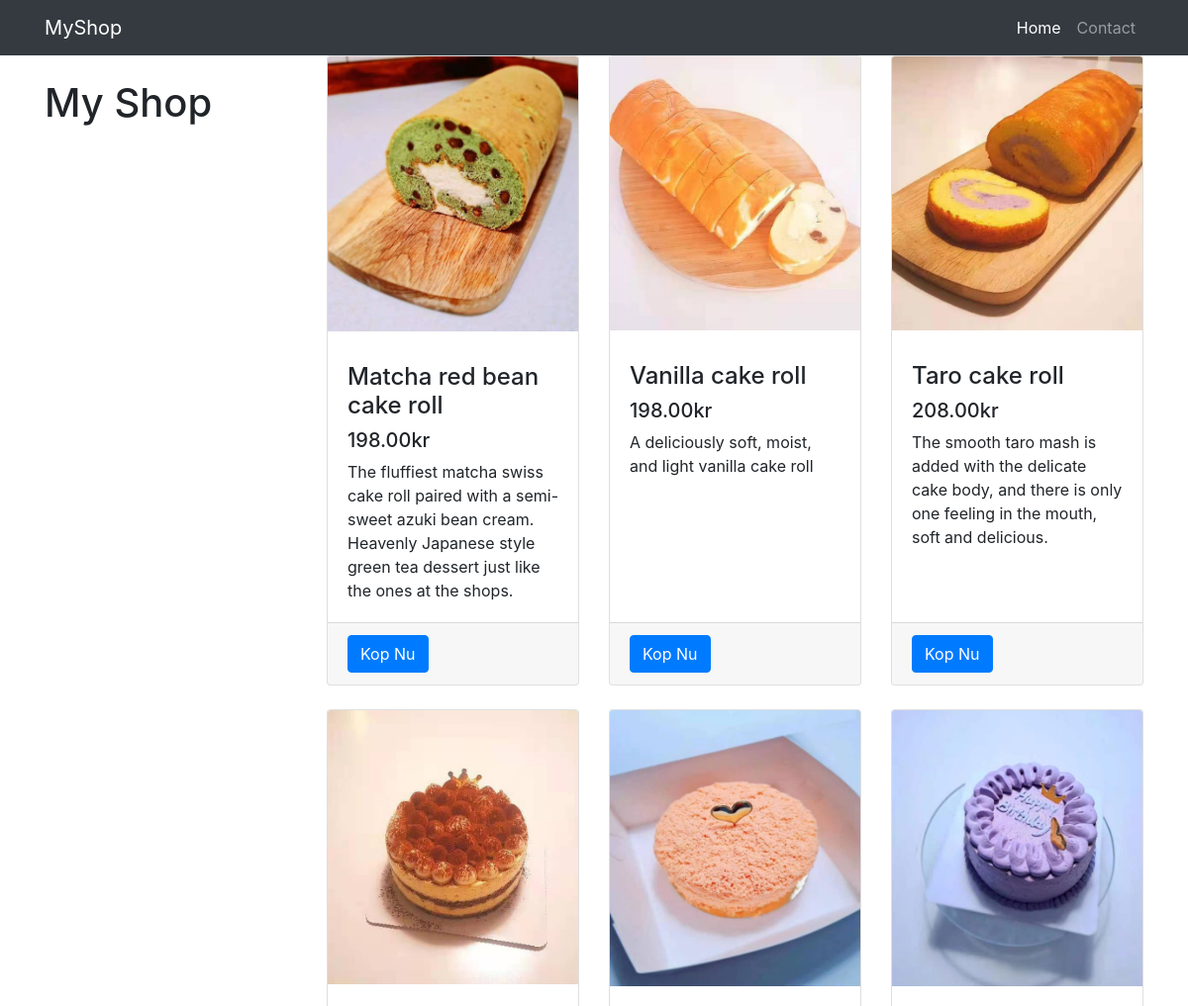
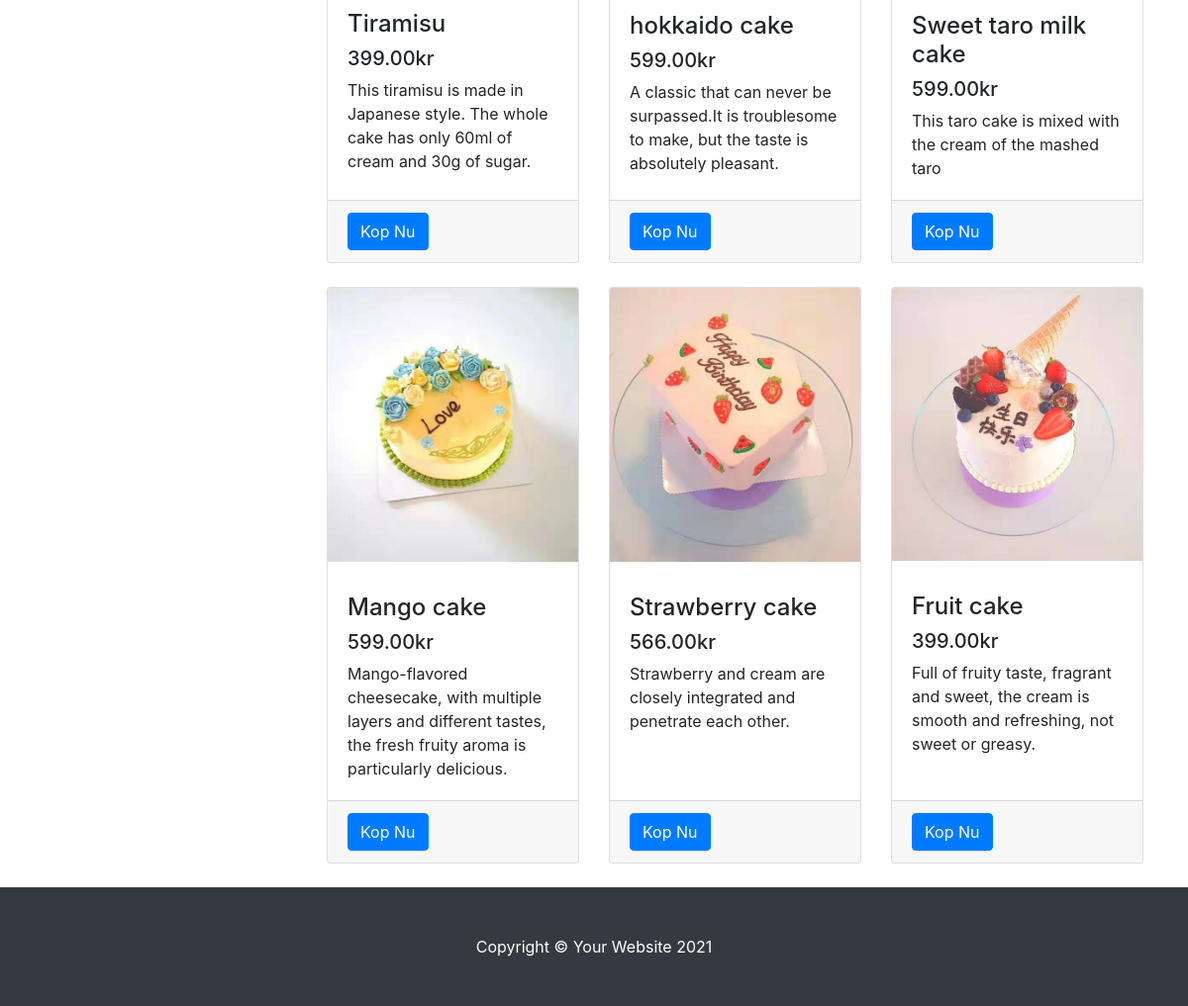
The page / on the database its author committed (2 pictures, top to bottom).
### tables this page shows
CREATE TABLE `product` (
  `id` int(11) NOT NULL,
  `name` char(40) NOT NULL DEFAULT '',
  `description` text,
  `price` float(8,2) NOT NULL DEFAULT '0.00',
  `image` text
);

### index.php (the view, shortened to what this page needs)
<!DOCTYPE html>
<html lang="en">
<head>
  <link href="vendor/bootstrap/css/bootstrap.min.css" rel="stylesheet">
  <link href="css/shop-homepage.css" rel="stylesheet">
</head>
<body>
<?php
 require_once ("database.php");
 $stmt = $conn->prepare("SELECT * FROM product");
 $stmt->execute();
 $result = $stmt->fetchAll();
?>
  <nav class="navbar navbar-expand-lg navbar-dark bg-dark fixed-top">
    <div class="container">
      <a class="navbar-brand" href="#">MyShop</a>
      <div class="collapse navbar-collapse" id="navbarResponsive">
        <ul class="navbar-nav ml-auto">
          <li class="nav-item active">
            <a class="nav-link" href="#">Home
            </a>
          </li>
          <li class="nav-item">
            <a class="nav-link" href="contact.php">Contact</a>
          </li>
        </ul>
      </div>
    </div>
  </nav>
  <div class="container">
    <div class="row">
      <div class="col-lg-3">
        <h1 class="my-4">My Shop</h1>
      </div>
      <div class="col-lg-9">
        <div class="row">
		<?php
			foreach($result as $key => $value){
				  echo "<div class=\"col-lg-4 col-md-6 mb-4\">";
				  echo "<div class=\"card h-100\">";
				  echo "<a href=\"#\"><img class=\"card-img-top\" src=\"". $value['image'] . "\" alt=''></a>";
				  echo "<div class=\"card-body\">";
				  echo "<h4 class=\"card-title\">";
				  echo "<h4 href=\"#\">".  $value['name'] ."</h4>";
				  echo "</h4>";
				  echo "<h5>". $value['price']."kr</h5>";
				  echo "<p class='card-text'>".$value['description']  ."</p>";
				  echo "</div>";
				  echo "<div class=\"card-footer\">";
				  echo "<a class=\"btn btn-primary\" href=\"buy.php?id=" .$value['id']  ."\" role=\"button\">Kop Nu</a>";
				  echo "</div>";
				  echo "</div>";
				  echo "</div>";
				}
		?>
        </div>
      </div>
    </div>
  </div>
  <footer class="py-5 bg-dark">
    <div class="container">
      <p class="m-0 text-center text-white">Copyright &copy; Your Website 2021</p>
    </div>
  </footer>
</body>
</html>

### css/shop-homepage.css (style rules this page uses)
body { padding-top: 56px; }

### rows shown on the page
product: image (picture), name "Matcha red bean cake roll", price "198.00", description "The fluffiest matcha swiss cake roll paired with a semi-sweet azuki bean cream. Heavenly Japanese style green tea dessert just like the ones at the shops."
product: image (picture), name "Vanilla cake roll", price "198.00", description "A deliciously soft, moist, and light vanilla cake roll"
product: image (picture), name "Taro cake roll", price "208.00", description "The smooth taro mash is added with the delicate cake body, and there is only one feeling in the mouth, soft and delicious."
product: image (picture), name "Tiramisu", price "399.00", description "This tiramisu is made in Japanese style. The whole cake has only 60ml of cream and 30g of sugar."
product: image (picture), name "hokkaido cake", price "599.00", description "A classic that can never be surpassed.It is troublesome to make, but the taste is absolutely pleasant."
product: image (picture), name "Sweet taro milk cake", price "599.00", description "This taro cake is mixed with the cream of the mashed taro"
product: image (picture), name "Mango cake", price "599.00", description "Mango-flavored cheesecake, with multiple layers and different tastes, the fresh fruity aroma is particularly delicious."
product: image (picture), name "Strawberry cake", price "566.00", description "Strawberry and cream are closely integrated and penetrate each other."
product: image (picture), name "Fruit cake", price "399.00", description "Full of fruity taste, fragrant and sweet, the cream is smooth and refreshing, not sweet or greasy."
